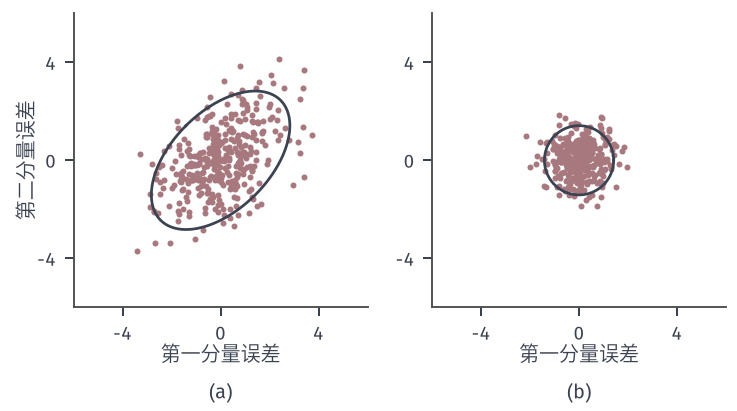

This chart was generated by the following Python code:
from pathlib import Path
import sys
ROOT = next(p for p in Path(__file__).resolve().parents if (p/'build.sh').is_file() and (p/'tex/book.tex').is_file())
sys.path.insert(0, str(ROOT/'figures/00-shared/mathematical-preliminaries-upper/00-shared/comprehension-figures'))
from support import figure, save, BLUE, GREEN, YELLOW, RED, PURPLE, INK, MUTED, GRID, BLUE_FILL, GREEN_FILL, YELLOW_FILL, RED_FILL, PURPLE_FILL
import numpy as np
HERE = Path(__file__).resolve().parent
STROKE = '#4C4D4F'
def panels(w,h,n,left=.07,right=.99,top=.97,bottom=.22,wspace=.25,rows=1,**k):
    fig=figure(width_mm=w,height_mm=h)[0]; fig.clf(); fig.set_layout_engine(None)
    A=[fig.add_subplot(rows,n,i+1,**k) for i in range(n*rows)]
    fig.subplots_adjust(left=left,right=right,top=top,bottom=bottom,wspace=wspace)
    return fig,A
def tag(fig,ax,s,y):
    p=ax.get_position(); fig.text((p.x0+p.x1)/2,y,s,ha='center',va='bottom')
H2=np.array([1.,9.]); X0=np.array([9.,1.])
def f2(x): return .5*(H2*np.asarray(x,float)**2).sum(-1)
def g2(x): return H2*np.asarray(x,float)
def sphere(rng,k,n=2):
    u=rng.standard_normal((k,n)); return u/np.linalg.norm(u,axis=1,keepdims=True)
# 坐标差分的噪声协方差：n=2，sigma=h=0.1。(a) 前向共用中心读数 Cov=[[2,1],[1,2]]；(b) 中心差分 Cov=0.5 I。
fig,A=panels(104,58,2,left=.1,right=.985,bottom=.25,wspace=.22)
rng=np.random.default_rng(21); N=350; s=.1; h=.1
z=s*rng.standard_normal((N,3)); F=np.c_[(z[:,1]-z[:,0])/h,(z[:,2]-z[:,0])/h]
z=s*rng.standard_normal((N,4)); C=np.c_[(z[:,0]-z[:,1])/(2*h),(z[:,2]-z[:,3])/(2*h)]
th=np.linspace(0,2*np.pi,300)
def ell(a,S):
    w,V=np.linalg.eigh(S); E=2*V@np.diag(w**.5)@np.c_[np.cos(th),np.sin(th)].T; a.plot(E[0],E[1],color=INK,lw=1.1,zorder=5)
for a,P,S,t in zip(A,(F,C),(np.array([[2,1],[1,2.]]),.5*np.eye(2)),'ab'):
    a.plot(P[:,0],P[:,1],'o',color=RED,ms=2.4,mew=0); ell(a,S)
    a.set_xlim(-6,6); a.set_ylim(-6,6); a.set_aspect('equal'); a.set_xticks([-4,0,4]); a.set_yticks([-4,0,4]); a.set_xlabel('第一分量误差',labelpad=0); tag(fig,a,f'({t})',.02)
A[0].set_ylabel('第二分量误差',labelpad=0)
save(fig,HERE,'figure',{'sigma':s,'h':h,'seed':21})
